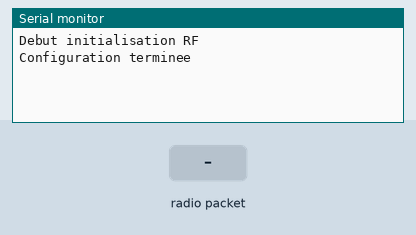
Simulated run of this sketch. Board: Arduino Uno, built with avr-gcc and run on an emulated ATmega328P. Shown: the last lines printed to the serial monitor. The inputs (shaded band) are chosen by the test bench. No radio packets arrive unless stated.

Above: at 1.2 s.
1.3 s: radio packet "1" arrives
At 2.1 s:
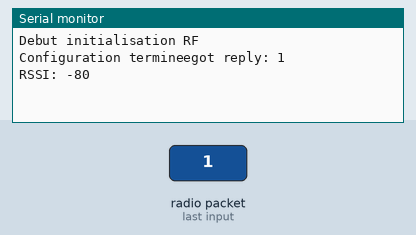
2.8 s: radio packet "0" arrives
At 3.5 s:
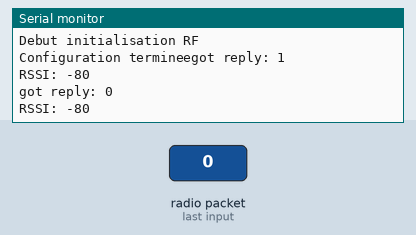
4.3 s: radio packet "2" arrives
At 5.4 s:
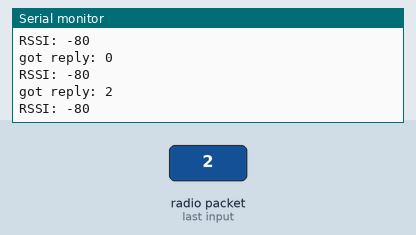

Measured:
- after the input at 1.3 s, the serial monitor: prints a new line at once (image 1)
- after the input at 2.8 s, the serial monitor: prints a new line at once (image 2)
- after the input at 4.3 s, the serial monitor: prints a new line at once (image 3)

The sketch:

Relai_2.0.ino
```cpp
#include <RH_RF95.h>
#include <SPI.h>

#define ADDRESSE_NODE 9
#define ADDRESSE_GATEWAY 4
#define ADDRESSE_SENDER 5

int e=0;
String paquet="";
int DELAY = 20; //2 secondes
long temps=0;

RH_RF95 rf95;
float frequency = 868.0;

void setup() {
  Serial.begin(38400);
  initRF();
  temps = millis();

}

void loop() {

  uint8_t buf[RH_RF95_MAX_MESSAGE_LEN];
  uint8_t len = sizeof(buf);

  if (rf95.waitAvailableTimeout(10000))
  {
    // Should be a reply message for us now
    if (rf95.recv(buf, &len))
   {
      Serial.print("got reply: ");
      Serial.println((char*)buf);
      Serial.print("RSSI: ");
      Serial.println(rf95.lastRssi(), DEC);
      rf95.send(buf, sizeof(buf));
    }
    else
    {
      Serial.println("recv failed");
    }
  }


}


void initRF(){
  Serial.println("Debut initialisation RF");

  if (!rf95.init())
    Serial.println("init failed");
   // Setup ISM frequency
  rf95.setFrequency(frequency);
  // Setup Power,dBm
  rf95.setTxPower(13);
  // Defaults after init are 434.0MHz, 13dBm, Bw = 125 kHz, Cr = 4/5, Sf = 128chips/symbol, CRC on

  Serial.print("Configuration terminee");
}

/*boolean availablePacket(){
   e = sx1276.setChannel(CH_10_868);
  e = sx1276.receivePacketTimeout(10000);
  //e = sx1276.getRSSIpacket();
  paquet = sx1276.getPacketRecu();
  Serial.print(("Receive packet timeout, state "));
  Serial.println(e, DEC);

  if(e == 0 && sx1276._payloadlength > 0){
    /*for(int i=0; i<sx1276._payloadlength; i++){
      Serial.print((char)sx1276.packet_received.data[i]);
    }
    //Serial.print("un paquet recu");
    //Serial.println(paquet);
    Serial.println();
   return true;
  }else{
    Serial.println("pas de nouveau paquet");
  }
  return false;
}

void sendPaquet(String paquet, int idClient){
  if(paquet.length() > 0){
    char buff[paquet.length()+1];
  paquet.toCharArray(buff, paquet.length()+1);
   e = sx1276.setChannel(CH_11_868);
  e = sx1276.sendPacketTimeout(idClient, buff);
  Serial.print("Packet sent, state ");
  Serial.println(e, DEC);
  Serial.println(buff);
  }else Serial.println("echec envoi");


}
*/
```
